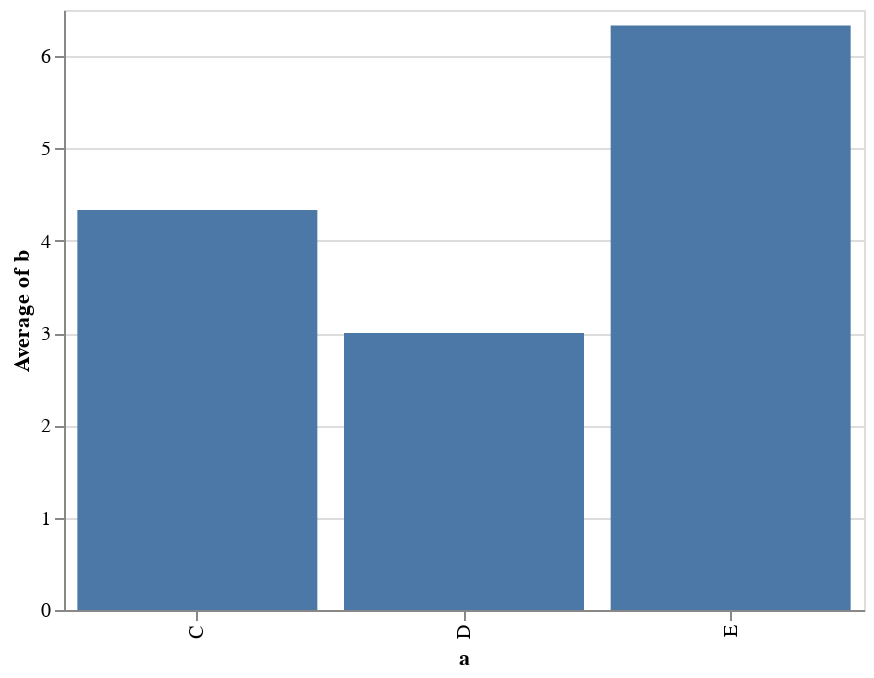

This figure's notebook cell:
### Markdown cell above
Aunque en realidad es más acertado utilizar gráficos de barra para mostrar agregaciones. Es tan fácil como cambiar el método `mark_point()` por `mark_bar()`.

### Code cell
alt.Chart(data).mark_bar().encode(
    x='a',
    y='average(b)'
)

### Figure 1 — Vega-Lite specification as saved in the notebook (floating-point values rounded to 4 significant figures)
{"$schema": "https://vega.github.io/schema/vega-lite/v3.4.0.json", "config": {"mark": {"tooltip": null}, "view": {"height": 300, "width": 400}}, "data": {"name": "data-347f1284ea3247c0f55cb966abbdd2d8"}, "datasets": {"data-347f1284ea3247c0f55cb966abbdd2d8": [{"a": "C", "b": 2}, {"a": "C", "b": 7}, {"a": "C", "b": 4}, {"a": "D", "b": 1}, {"a": "D", "b": 2}, {"a": "D", "b": 6}, {"a": "E", "b": 8}, {"a": "E", "b": 4}, {"a": "E", "b": 7}]}, "encoding": {"x": {"field": "a", "type": "nominal"}, "y": {"aggregate": "average", "field": "b", "type": "quantitative"}}, "mark": "bar"}
